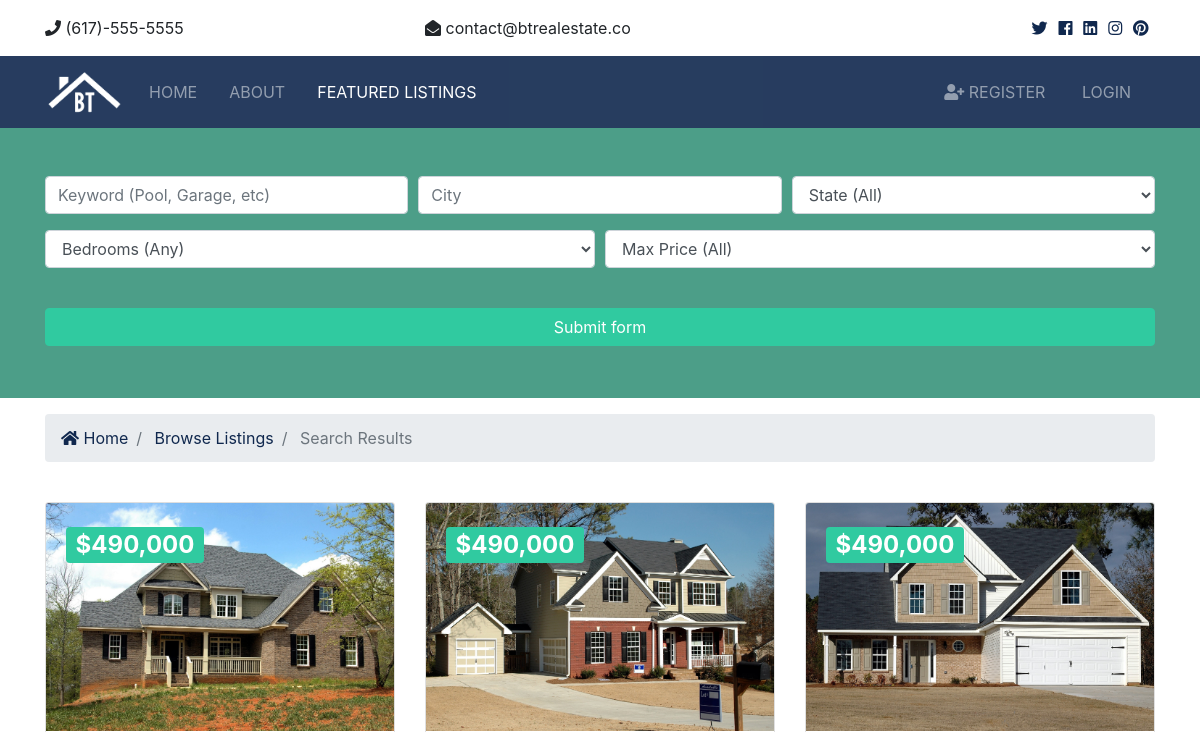
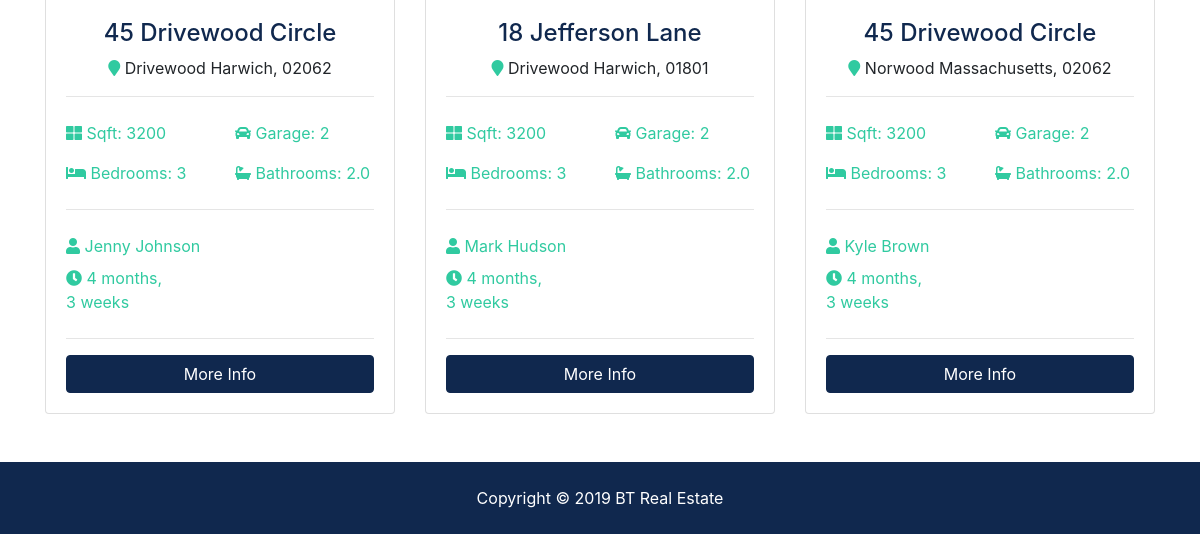
Before: /listings/search with the older database file (2 pictures, top to bottom).
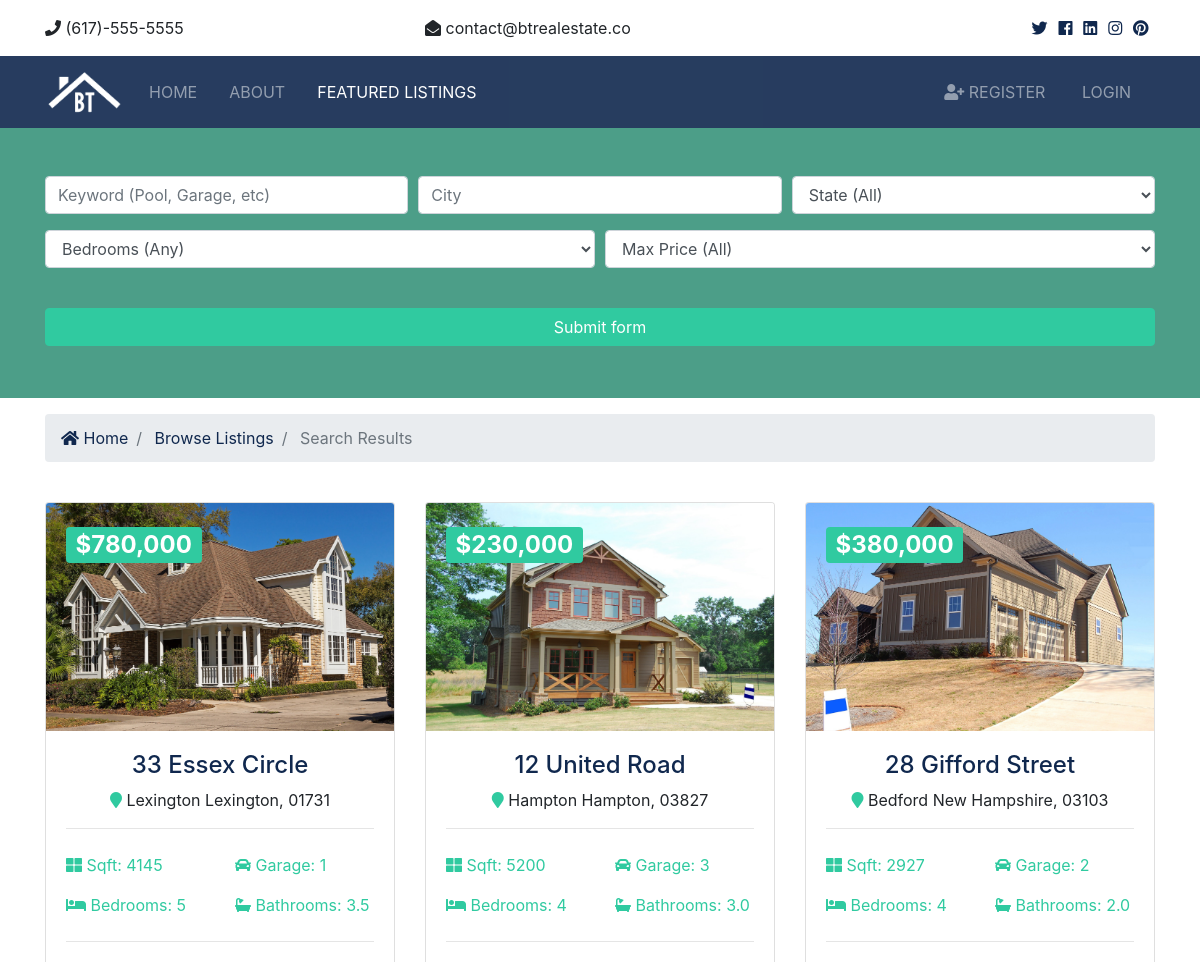
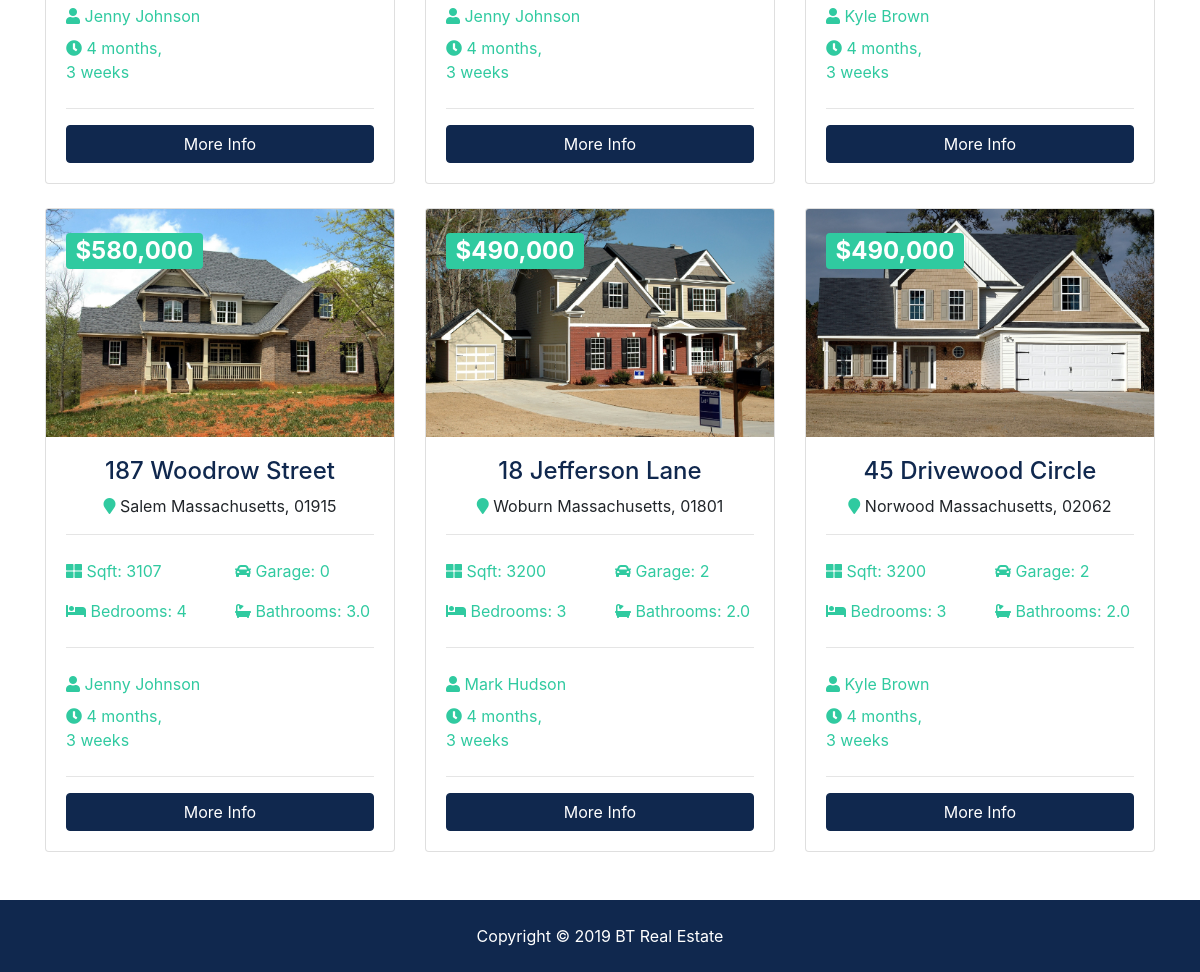
After: the same page with the newer database file (2 pictures, top to bottom).
### listings/models.py (models this page shows, shortened)
class Listing(models.Model):
    realtor = models.ForeignKey(Realtor, on_delete=models.DO_NOTHING)
    title = models.CharField(max_length=200)
    address = models.CharField(max_length=200)
    city = models.CharField(max_length=100)
    state = models.CharField(max_length=100)
    zipcode = models.CharField(max_length=20)
    description = models.TextField(blank=True)
    price = models.IntegerField()
    bedrooms = models.IntegerField()
    bathrooms = models.DecimalField(max_digits=2, decimal_places=1)
    garage = models.IntegerField(default=0)
    sqft = models.IntegerField()
    lot_size = models.DecimalField(max_digits=5, decimal_places=1)
    photo_main = models.ImageField(upload_to='photos/%Y/%m/%d/')
    photo_1 = models.ImageField(upload_to='photos/%Y/%m/%d/', blank=True)
    photo_2 = models.ImageField(upload_to='photos/%Y/%m/%d/', blank=True)
    photo_3 = models.ImageField(upload_to='photos/%Y/%m/%d/', blank=True)
    photo_4 = models.ImageField(upload_to='photos/%Y/%m/%d/', blank=True)
    photo_5 = models.ImageField(upload_to='photos/%Y/%m/%d/', blank=True)
    photo_6 = models.ImageField(upload_to='photos/%Y/%m/%d/', blank=True)
    is_published = models.BooleanField(default=True)
    list_date = models.DateTimeField(default=datetime.now, blank=True)

### realtors/models.py (models this page shows)
class Realtor(models.Model):
    name = models.CharField(max_length=200)
    photo = models.ImageField(upload_to='photos/%Y/%m/%d/')
    description = models.TextField(blank=True)
    phone = models.CharField(max_length=20)
    email = models.CharField(max_length=50)
    is_mvp = models.BooleanField(default=False)
    hire_date = models.DateTimeField(default=datetime.now, blank=True)
    def __str__(self):
        return self.name

### listings/views.py (the view)
# urls.py: path('search', views.search, name='search'),
def search(request):
    queryset_list = Listing.objects.order_by('-list_date')
    if 'keywords' in request.GET:
        keywords = request.GET['keywords']
        if keywords:
            queryset_list = queryset_list.filter(description__icontains=keywords)
    if 'city' in request.GET:
        city = request.GET['city']
        if city:
            queryset_list = queryset_list.filter(city__iexact=city)
    if 'state' in request.GET:
        state = request.GET['state']
        if state:
            queryset_list = queryset_list.filter(state__iexact=state)
    if 'bedrooms' in request.GET:
        bedrooms = request.GET['bedrooms']
        if bedrooms:
            queryset_list = queryset_list.filter(bedrooms__lte=bedrooms)
    if 'price' in request.GET:
        price = request.GET['price']
        if price:
            queryset_list = queryset_list.filter(price__lte=price)
    context = {
        'state_choices': state_choices,
        'bedroom_choices': bedroom_choices,
        'price_choices': price_choices,
        'listings': queryset_list,
        'values': request.GET
    }
    return render(request, 'listings/search.html', context)

### templates/listings/search.html (shortened to what this page needs)
{% extends 'base.html' %}
{% load humanize %}
{% block content %}
<section id="showcase-inner" class="showcase-search text-white py-5">
    <div class="container">
        <div class="row text-center">
            <div class="col-md-12">
                <form action="{% url 'search' %}">
                    <div class="form-row">
                        <div class="col-md-4 mb-3">
                            <input type="text" name="keywords" class="form-control"
                                placeholder="Keyword (Pool, Garage, etc)" value="{{ values.keywords }}">
                        </div>
                        <div class="col-md-4 mb-3">
                            <input type="text" name="city" class="form-control" placeholder="City"
                                value="{{ values.city }}">
                        </div>
                        <div class="col-md-4 mb-3">
                            <select name="state" class="form-control">
                                <option selected="true" disabled="disabled">State (All)</option>
                            </select>
                        </div>
                    </div>
                    <div class="form-row">
                        <div class="col-md-6 mb-3">
                            <select name="bedrooms" class="form-control">
                                <option selected="true" disabled="disabled">Bedrooms (Any)</option>
                            </select>
                        </div>
                        <div class="col-md-6 mb-3">
                            <select name="price" class="form-control">
                                <option selected="true" disabled="disabled">Max Price (All)</option>
                            </select>
                        </div>
                    </div>
                    <button class="btn btn-secondary btn-block mt-4" type="submit">Submit form</button>
                </form>
            </div>
        </div>
    </div>
</section>
<section id="bc" class="mt-3">
    <div class="container">
        <nav aria-label="breadcrumb">
            <ol class="breadcrumb">
                <li class="breadcrumb-item">
                    <a href="{% url 'index' %}">
                        <i class="fas fa-home"></i> Home</a>
                </li>
                <li class="breadcrumb-item">
                    <a href="{% url 'listings' %}">Browse Listings</a>
                </li>
                <li class="breadcrumb-item active"> Search Results</li>
            </ol>
        </nav>
    </div>
</section>
<section id="listings" class="py-4">
    <div class="container">
        <div class="row">
            {% if listings %}
            {% for listing in listings %}
            <div class="col-md-6 col-lg-4 mb-4">
                <div class="card listing-preview">
                    <img class="card-img-top" src="{{ listing.photo_main.url }}" alt="">
                    <div class="card-img-overlay">
                        <h2>
                            <span class="badge badge-secondary text-white">${{ listing.price | intcomma }}</span>
                        </h2>
                    </div>
                    <div class="card-body">
                        <div class="listing-heading text-center">
                            <h4 class="text-primary">{{ listing.title }}</h4>
                            <p>
                                <i class="fas fa-map-marker text-secondary"></i> {{listing.city}} {{listing.state}}, {{ listing.zipcode }}</p>
                        </div>
                        <hr>
                        <div class="row py-2 text-secondary">
                            <div class="col-6">
                                <i class="fas fa-th-large"></i> Sqft: {{ listing.sqft }}</div>
                            <div class="col-6">
                                <i class="fas fa-car"></i> Garage: {{ listing.garage }}</div>
                        </div>
                        <div class="row py-2 text-secondary">
                            <div class="col-6">
                                <i class="fas fa-bed"></i> Bedrooms: {{ listing.bedrooms }}</div>
                            <div class="col-6">
                                <i class="fas fa-bath"></i> Bathrooms: {{ listing.bathrooms }}</div>
                        </div>
                        <hr>
                        <div class="row py-2 text-secondary">
                            <div class="col-12">
                                <i class="fas fa-user"></i> {{ listing.realtor }}</div>
                        </div>
                        <div class="row text-secondary pb-2">
                            <div class="col-6">
                                <i class="fas fa-clock"></i> {{ listing.list_date | timesince }}</div>
                        </div>
                        <hr>
                        <a href="{% url 'listing' listing.id %}" class="btn btn-primary btn-block">More Info</a>
                    </div>
                </div>
            </div>
            {% endfor %}
            {% else %}
            <div class="col-md-12">
                <p>No Listings Available</p>
            </div>
            {% endif %}
        </div>
    </div>
</section>
{% endblock %}

### templates/base.html (shortened to what this page needs)
<!DOCTYPE html>
{% load static %}
 <html class="no-js">
    <head>
        <link rel="stylesheet" href="{% static 'css/all.css' %}">
        <link rel="stylesheet" href="{% static 'css/bootstrap.css' %}">
        <link rel="stylesheet" href="{% static 'css/style.css' %}">
        <link rel="stylesheet" href="{% static 'css/lightbox.min.css' %}">
    </head>
    <body>
        {% include 'partials/_topbar.html' %}
        {% include 'partials/_navbar.html' %}
        {% block content %} {% endblock %}
        {% include 'partials/_footer.html' %}
    </body>
</html>

### templates/partials/_topbar.html
<section id="top-bar" class="p-3">
    <div class="container">
        <div class="row">
            <div class="col-md-4">
                <i class="fas fa-phone"></i> (617)-555-5555
            </div>
            <div class="col-md-4">
                <i class="fas fa-envelope-open"></i> contact@btrealestate.co
            </div>
            <div class="col-md-4">
                <div class="social text-right">
                    <a href="#">
                        <i class="fab fa-twitter"></i>
                      </a>
                      <a href="#">
                        <i class="fab fa-facebook"></i>
                      </a>
                      <a href="#">
                        <i class="fab fa-linkedin"></i>
                      </a>
                      <a href="#">
                        <i class="fab fa-instagram"></i>
                      </a>
                      <a href="#">
                        <i class="fab fa-pinterest"></i>
                      </a>
                </div>
            </div>
        </div>
    </div>
</section>

### templates/partials/_navbar.html (shortened to what this page needs)
{% load static %}
<nav class="navbar navbar-expand-lg navbar-dark bg-primary sticky-top">
    <div class="container">
        <a class="navbar-brand" href="{% url 'index' %}">
            <img src="{% static 'img/logo.png' %}" class="logo" alt="" />
        </a>
        <div class="collapse navbar-collapse" id="navbarNavAltMarkup">
            <ul class="navbar-nav">
                <li {% if '/' == request.path %} class="nav-item active mr-3" {% else %} class="nav-item mr-3"
                    {% endif %}>
                    <a class="nav-link" href="{% url 'index' %}">Home</a>
                </li>
                <li
                    {% if 'about' in request.path %}
                        class="nav-item active mr-3"
                    {% else %}
                        class="nav-item mr-3"
                    {% endif %}
                >
                <a class="nav-link" href="{% url 'about' %}">About</a>
                </li>
                <li
                    {% if 'listings' in request.path %}
                        class="nav-item active mr-3"
                    {% else %}
                        class="nav-item mr-3"
                    {% endif %}
                >
                    <a class="nav-link" href="{% url 'listings' %}">Featured Listings</a>
                </li>
            </ul>
            <ul class="navbar-nav ml-auto">
                {% if user.is_authenticated %}
                <li {% if 'dashboard' in request.path%}class="nav-item active mr-3" {% else %} class="nav-item mr-3" {% endif %}>
                    <a class="nav-link" href="{% url 'dashboard' %}">
                        Welcome {{ user.username }} (Dashboard)
                    </a>
                </li>
                <li class="nav-item mr-3">
                    <a href="javascript:{document.getElementById('logout').submit()}" class="nav-link">
                        <i class="fas fa-sign-out-alt"></i> Logout
                    </a>
                    <form action="{% url 'logout' %}" method="POST" id="logout">
                        {% csrf_token %}
                        <input type="hidden">
                    </form>
                </li>
                {% else %}
                <li {% if 'register' in request.path %} class="nav-item active mr-3" {% else %}class="nav-item mr-3"{% endif %}>
                    <a class="nav-link" href="{% url 'register' %}">
                        <i class="fas fa-user-plus"></i> Register
                    </a>
                </li>
                <li {% if 'login' in request.path %}class="nav-item active mr-3"{% else %}class="nav-item mr-3"{% endif %}>
                    <a class="nav-link" href="{% url 'login' %}">
                         Login
                    </a>
                </li>
                {% endif %}
            </ul>
        </div>
    </div>
</nav>

### templates/partials/_footer.html
<footer id="main-footer" class="py-4 bg-primary text-white text-center">
    Copyright &copy;
    <span class="year"></span> BT Real Estate
</footer>

### btre/static/css/all.css (style rules this page uses)
.fa, .fas, .far, .fal, .fab { -moz-osx-font-smoothing: grayscale; -webkit-font-smoothing: antialiased; display: inline-block; font-style: normal; font-variant: normal; text-rendering: auto; line-height: 1; }
.fa-bath:before { content: "\f2cd"; }
.fa-bed:before { content: "\f236"; }
.fa-car:before { content: "\f1b9"; }
.fa-clock:before { content: "\f017"; }
.fa-envelope-open:before { content: "\f2b6"; }
.fa-facebook:before { content: "\f09a"; }
.fa-home:before { content: "\f015"; }
.fa-instagram:before { content: "\f16d"; }
.fa-linkedin:before { content: "\f08c"; }
.fa-map-marker:before { content: "\f041"; }
.fa-phone:before { content: "\f095"; }
.fa-pinterest:before { content: "\f0d2"; }
.fa-th-large:before { content: "\f009"; }
.fa-twitter:before { content: "\f099"; }
.fa-user:before { content: "\f007"; }
.fa-user-plus:before { content: "\f234"; }
.fab { font-family: 'Font Awesome 5 Brands'; }
.fa, .fas { font-family: 'Font Awesome 5 Free'; font-weight: 900; }

### btre/static/css/style.css (style rules this page uses)
.btn-secondary { color: #fff !important; }
img { width: 100%; }
.logo { width: 80px; }
.navbar { opacity: 0.9; text-transform: uppercase; }
.social a { margin-right: 0.4rem; }
#showcase-inner { background: url(../img/building.jpg) no-repeat top center fixed/cover; position: relative; overflow: hidden; min-height: 200px; }
#showcase-inner::before { content: ''; position: absolute; top: 0; left: 0; min-height: 100%; width: 100%; background: rgba(32, 134, 107, 0.8); }
#showcase-inner.showcase-search { min-height: 270px; }
.listing-preview a { position: relative; }

Changed rows visible on the page:
added Listing: photo_main (picture), price "780,000", title "33 Essex Circle", city "Lexington", state "Lexington", zipcode "01731", sqft "4145", garage "1", bedrooms "5", bathrooms "3.5", realtor "Jenny Johnson", list_date "4 months, 3 weeks"
added Listing: photo_main (picture), price "230,000", title "12 United Road", city "Hampton", state "Hampton", zipcode "03827", sqft "5200", garage "3", bedrooms "4", bathrooms "3.0", realtor "Jenny Johnson", list_date "4 months, 3 weeks"
added Listing: photo_main (picture), price "380,000", title "28 Gifford Street", city "Bedford", state "New Hampshire", zipcode "03103", sqft "2927", garage "2", bedrooms "4", bathrooms "2.0", realtor "Kyle Brown", list_date "4 months, 3 weeks"
changed Listing: price "490,000" → "580,000"; title "45 Drivewood Circle" → "187 Woodrow Street"; city "Drivewood" → "Salem"; state "Harwich" → "Massachusetts"; zipcode "02062" → "01915"; sqft "3200" → "3107"; garage "2" → "0"; bedrooms "3" → "4"; bathrooms "2.0" → "3.0"
changed Listing "18 Jefferson Lane": city "Drivewood" → "Woburn"; state "Harwich" → "Massachusetts"
